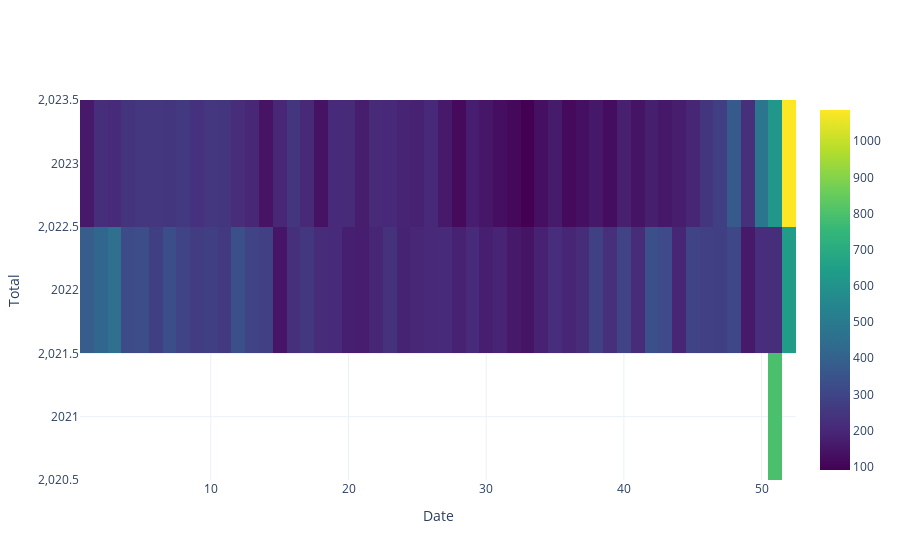

Write notebook code for a chart like this one.
### Markdown cell above
## Heatmap plotly

### Code cell
# Calendar heatmap using graph_objects
import plotly.graph_objects as go

# For heatmap
fig = go.Figure(data=go.Heatmap(
    x=df_autoconsumo_group_w.index.isocalendar().week,
    y=df_autoconsumo_group_w.index.year,
    z=df_autoconsumo_group_w['total_exp'],
    colorscale='Viridis'))

# Optional: Customize layout
fig.update_layout(
    xaxis_title="Date",
    yaxis_title="Total",
    template="plotly_white"
)

# Display plot
fig.show()
